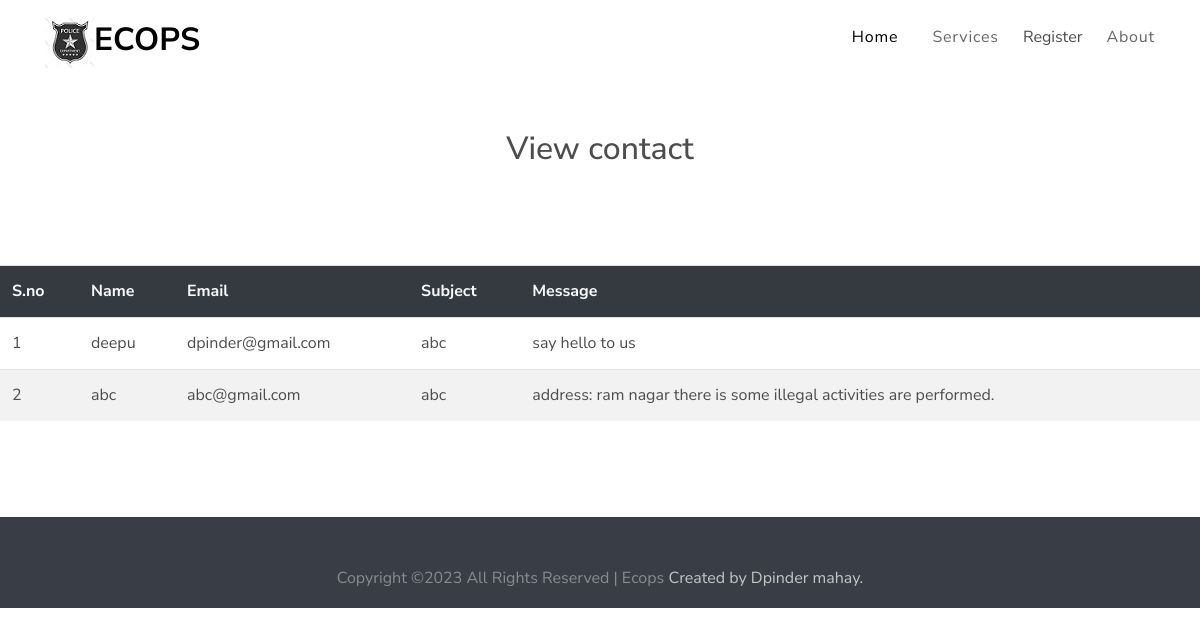
/Ecops/cops/viewcontact.php, run on the app's committed database.
### tables this page shows
CREATE TABLE `contact` (
  `id` int(255) NOT NULL,
  `name` varchar(255) NOT NULL,
  `email` varchar(255) NOT NULL,
  `subject` varchar(255) NOT NULL,
  `message` varchar(255) NOT NULL
);

### Ecops/cops/viewcontact.php (the view)
<?php include "header.php"?>
<div class="col-12 text-center my-5">
    <h2>View contact</h2>
</div>
<div style="overflow-x:auto;">
<table class="table table-hover table-striped mt-5 mb-5">
    <tr class="bg-dark text-light">
        <th>S.no</th>
        <th>Name</th>
        <th>Email</th>
        <th>Subject</th>
        <th>Message</th>
    </tr>
<?php
$i=1;
include "config.php";
$q="select * from `contact`";
$result=mysqli_query($con,$q);
while($arr=mysqli_fetch_array($result)){
?>
    <tr>
        <td><?php echo $i;?></td>
        <td><?php echo $arr['name'];?></td>
        <td><?php echo $arr['email'];?></td>
        <td><?php echo $arr['subject'];?></td>
        <td><?php echo $arr['message'];?></td>
    </tr>
<?php
$i++;
}
?>
</table>
</div>
<?php
include "footer.php";
?>

### Ecops/cops/css/style.css (style rules this page uses)
body { line-height: 1.7; color: #4d4d4d; font-weight: 400; font-size: 1rem; font-family: "Roboto Mono", SFMono-Regular, Menlo, Monaco, Consolas, "Liberation Mono", "Courier New", monospace; font-family: "Nunito Sans", -apple-system, BlinkMacSystemFont, "Segoe UI", Roboto, "Helvetica Neue", Arial, sans-serif, "Apple Color Emoji", "Segoe UI Emoji", "Segoe UI Symbol", "Noto Color Emoji"; }

### data on the page
contact: name "deepu", email "dpinder@gmail.com", subject "abc", message "say hello to us"
contact: name "abc", email "abc@gmail.com", subject "abc", message "address: ram nagar there is some illegal activities are performed."
